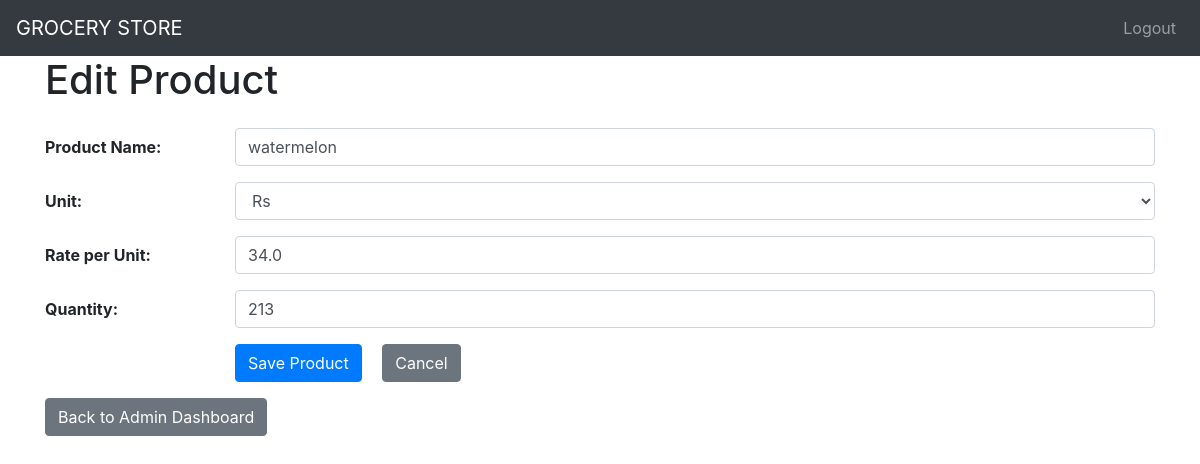
The app's page /admin/dashboard/edit_product/1 (signed in) with its own data.
### app.py (models this page shows)
class Product(db.Model):
    __tablename__ = 'products'
    id = db.Column(db.Integer, primary_key=True)
    name = db.Column(db.String(100), nullable=False)
    unit = db.Column(db.String(20), nullable=False)
    rate_per_unit = db.Column(db.Float, nullable=False)
    quantity = db.Column(db.Integer, nullable=False)
    section_id = db.Column(db.Integer, db.ForeignKey('sections.id'), nullable=False)
    section = db.relationship('Section', backref=db.backref('products', lazy=True))

### app.py (the view, shortened to what this page needs)
@app.route('/admin/dashboard/edit_product/<int:product_id>', methods=['GET', 'POST'])
@login_required
def edit_product(product_id):
    product = Product.query.get_or_404(product_id)
    return render_template('admin/edit_product.html', product=product)

### app.py (called while the page is built)
@login_manager.user_loader
def load_user(user_id):
    global user_type
    user_type = session.get('user_type')
    if user_type == 'admin':
        return Admin.query.get(int(user_id))
    else:
        return User.query.get(int(user_id))

### templates/admin/edit_product.html (shortened to what this page needs)
<!DOCTYPE html>
<html>
<head>
    <link rel="stylesheet" href="https://maxcdn.bootstrapcdn.com/bootstrap/4.5.2/css/bootstrap.min.css">
</head>
<body>
    <nav class="navbar navbar-expand navbar-dark bg-dark">
        <a class="navbar-brand" href="{{ url_for('admin_dashboard') }}">GROCERY STORE</a>
        <ul class="navbar-nav ml-auto">
            <li class="nav-item">
                <a class="nav-link" href="{{ url_for('logout') }}">Logout</a>
            </li>
        </ul>
    </nav>
    <div class="container">
        <h1>Edit Product</h1>
        <form method="POST" action="{{ url_for('edit_product', product_id=product.id) }}" class="mt-4">
            <div class="form-group row">
                <label for="product_name" class="col-sm-2 col-form-label">Product Name:</label>
                <div class="col-sm-10">
                    <input type="text" class="form-control" id="product_name" name="product_name" value="{{ product.name }}"required>
                </div>
            </div>
            <div class="form-group row">
                <label for="unit" class="col-sm-2 col-form-label">Unit:</label>
                <div class="col-sm-10">
                    <select class="form-control" id="unit" name="unit" required>
                        <option value="Rs">Rs</option>
                    </select>
                </div>
            </div>
            <div class="form-group row">
                <label for="rate_per_unit" class="col-sm-2 col-form-label">Rate per Unit:</label>
                <div class="col-sm-10">
                    <input type="number" step="0.1" class="form-control" id="rate_per_unit" name="rate_per_unit" value="{{ product.rate_per_unit }}"required>
                </div>
            </div>
            <div class="form-group row">
                <label for="quantity" class="col-sm-2 col-form-label">Quantity:</label>
                <div class="col-sm-10">
                    <input type="number" class="form-control" id="quantity" name="quantity" value="{{ product.quantity}}"required>
                </div>
            </div>
            <div class="form-group row">
                <div class="col-sm-10 offset-sm-2">
                    <button type="submit" class="btn btn-primary">Save Product</button>
                    <a href="{{ url_for('section_dashboard', section_id=product.section.id) }}" class="btn btn-secondary">Cancel</a>
                </div>
            </div>
        </form>
        <a href="{{ url_for('admin_dashboard') }}" class="btn btn-secondary">Back to Admin Dashboard</a>
    </div>
</body>
</html>

### templates/admin/edit_product.html (style rules this page uses)
.form-group { margin-bottom: 1rem; }
.form-group label { font-weight: bold; }
.btn-primary { margin-right: 1rem; }
.btn-secondary { margin-right: 1rem; }

### records on screen
Product: product_name "watermelon", rate_per_unit "34.0", quantity "213"
